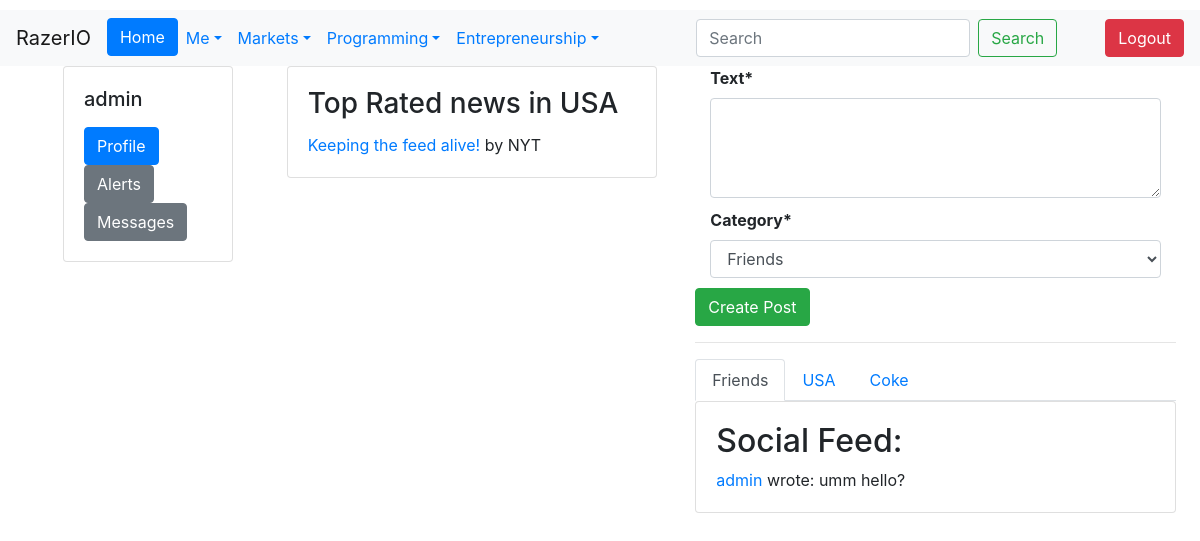
The app's page / (signed in) with its own data.
### Users/models.py (models this page shows)
class CustomUser(AbstractUser):
    Bio = models.CharField(max_length=240, default='')
    Salary = models.IntegerField(default=0)
    Company = models.ForeignKey('Company.Company', on_delete=models.CASCADE,
                                   null=True, blank=True)
    Country = models.ForeignKey(Country, on_delete=models.CASCADE, null=True)
    Region = models.ForeignKey(Region, on_delete=models.CASCADE, null=True)
    ProfilePic = models.ImageField(upload_to=upload_to, null=True, blank=True)
    Skill = models.ManyToManyField(Skill, through="User_Skill")
    def __str__(self):
        return self.username

### Country/models.py (models this page shows)
class Country(models.Model):
    Name = models.CharField(max_length=56)
    Abbreviation = models.CharField(max_length=5)
    Flag = models.ImageField(upload_to='flags/')
    Currency = models.CharField(max_length=64)
    Currency_Abbreviation = models.CharField(max_length=5)
    def __str__(self):
        return self.Name

### Newspaper/models.py (models this page shows, shortened)
class Article(models.Model):
    Title = models.CharField(max_length=256)
    Date_Published = models.DateTimeField(auto_now_add=True)
    Text = RichTextField()
    Newspaper = models.ForeignKey(Newspaper, on_delete=models.CASCADE)
    Upvotes = models.ManyToManyField(get_user_model(), through='ArticleUpvote', related_name='upvoted_articles')

class Newspaper(models.Model):
    Title = models.CharField(max_length=256)
    Owner = models.OneToOneField(get_user_model(), on_delete=models.CASCADE,
                                 related_name='Newspaper')
    Date_Created = models.DateField(auto_created=True)
    Logo = models.ImageField(upload_to='Newspaper/Logos', null=True)
    def __str__(self):
        return f'{self.Title}'

### Company/models.py (models this page shows)
class Company(models.Model):
    Name = models.CharField(max_length=256)
    About = models.TextField(max_length=10000, default='', blank=True, null=True)
    Employees = models.ManyToManyField('Users.CustomUser')
    Shareprice = models.IntegerField(default=0, blank=True, null=True)
    StockTicker = models.CharField(max_length=10, null=True, blank=True)
    LastEditedBy = models.ForeignKey('Users.CustomUser', null=True, blank=True, on_delete=models.SET_NULL,
                                     related_name='edited_companies')
    Website = models.URLField(blank=True)
    Is_University = models.BooleanField(default=False)
    def __str__(self):
        return self.Name

### Feed/models.py (models this page shows, shortened)
class Post(models.Model):
    Author = models.ForeignKey(settings.AUTH_USER_MODEL, on_delete=models.CASCADE)
    Date_Created = models.DateTimeField(auto_now_add=True)
    Text = models.TextField(max_length=256, blank=False)
    Category = models.CharField(max_length=15, choices=Choices, default='Friends')

### Users/views.py (the view)
# urls.py: path("", index, name="home"),
def index(request):
    if request.user.is_authenticated:
        user = request.user
        following_ids = UserFollowing.objects.filter(User=user).values_list('Following_User_ID', flat=True)
        friends_posts = Post.objects.filter(Q(Author__in=following_ids) | Q(Author=user), Category='Friends').select_related('Author')
        national_posts = Post.objects.filter(Category='National', Author__Country=user.Country).select_related('Author')
        company_posts = Post.objects.filter(Category='Organization', Author__Company=user.Company).select_related('Author')
        articles = Article.objects.filter(Date_Published__gte=timezone.now() - timezone.timedelta(hours=48))
        if request.method == "POST":
            form = NewPost(request.POST)
            if form.is_valid():
                new_post = form.save(commit=False)
                new_post.Author = user
                new_post.Text = form.cleaned_data['text']
                new_post.save()
                return JsonResponse({'status': 'ok', 'text': new_post.Text})
            else:
                return JsonResponse({'status': 'error', 'errors': form.errors})
        else:
            form = NewPost()
        context = {
            "FriendsPosts": friends_posts.order_by('-Date_Created'),
            "form": form,
            "Articles": articles.order_by('-Date_Published'),
            "NationalPosts": national_posts,
            "CompanyPosts": company_posts,
        }
        return render(request, 'home.html', context=context)
    else:
        return render(request, 'home.html')

### Users/forms.py
class NewPost(forms.ModelForm):
    text = forms.CharField(widget=forms.Textarea(attrs={'rows':2}), label='Text')
    class Meta:
        model = Post
        fields = ['text', 'Category']

### templates/home.html (shortened to what this page needs)
{% extends "base.html" %}
{% load crispy_forms_tags %}
{% block content %}
{% if user.is_authenticated %}
<div class="container-fluid">
  <div class="row justify-content-between">
    <div class="col-sm-2 col-md-2 col-lg-2 ml-5">
      <div class="card">
        <div class="card-body">
          <h5 class="card-title">{{ user.username }}</h5>
          <div class="mt-3">
          <a href="{% url 'profile' user.id %}" class="btn btn-primary">Profile</a>
          <a class="btn btn-secondary" href="{% url 'alerts' %}">Alerts</a>
          <a class="btn btn-secondary" href="{% url 'inbox' %}">Messages</a>
          </div>
        </div>
      </div>
    </div>
    <div class="col-sm-4 col-md-4 col-lg-4">
      <div class="card">
        <div class="card-body">
          <h3 class="card-title">Top Rated news in {{ user.Country }}</h3>
          {% for i in Articles %}
            <a href="{% url 'article' i.id %}">{{ i.Title }}</a> by {{ i.Newspaper }}<br>
            {% empty %}
            No posts yet!
            {% endfor %}
        </div>
      </div>
    </div>
    <div class="row justify-content-between">
  <div class="col-sm-12 col-md-12 col-lg-12">
    <form id="new-post-form" method="POST">
  <div class="form-group col-sm-12 col-md-12 col-lg-12">
    {{ form.text|as_crispy_field }}
  </div>
  <div class="form-group col-sm-12 col-md-12 col-lg-12">
    {{ form.Category|as_crispy_field }}
  </div>
  <button type="submit" class="btn btn-success">Create Post</button>
</form>
    <hr>
    <ul class="nav nav-tabs ">
      <li class="nav-item">
        <a class="nav-link active" data-toggle="tab" href="#social-posts">Friends</a>
      </li>
      <li class="nav-item">
        <a class="nav-link" data-toggle="tab" href="#national-posts">{{ user.Country }}</a>
      </li>
      <li class="nav-item">
        <a class="nav-link" data-toggle="tab" href="#org-posts">{{ user.Company }}</a>
      </li>
    </ul>
    <div class="tab-content">
      <div id="social-posts" class="tab-pane fade show active">
        <div class="card">
          <div class="card-body">
            <div id="post-list">
              <h2>Social Feed:</h2>
              {% for i in FriendsPosts %}
              <a href="{% url 'profile' i.Author.id %}">{{ i.Author }}</a> wrote: {{ i.Text }}<br>
              {% empty %}
              No posts yet!
              {% endfor %}
            </div>
          </div>
        </div>
      </div>
    </div>
  </div>
</div>
<br>
{% else %}
<p>You are not logged in</p>
<a href="{% url 'login' %}" class="btn btn-primary">Log In</a>
<a href="{% url 'signup' %}" class="btn btn-primary">Sign Up</a>
{% endif %}
{% endblock %}

### templates/home.html (style rules this page uses)
#new-post-form { margin-top: 0; padding: 0; border: none; border-radius: 5px; }
.form-group { margin-bottom: 10px; }
label { font-weight: bold; }
select.form-control { width: 100%; }
textarea.form-control { height: 100px; }
.btn-success { background-color: #28a745; border-color: #28a745; }

### records on screen
CustomUser: username "admin", Country "USA", Company "Coke"
Article: Title "Keeping the feed alive!", Newspaper "NYT"
Post: Author "admin", Text "umm hello?"
